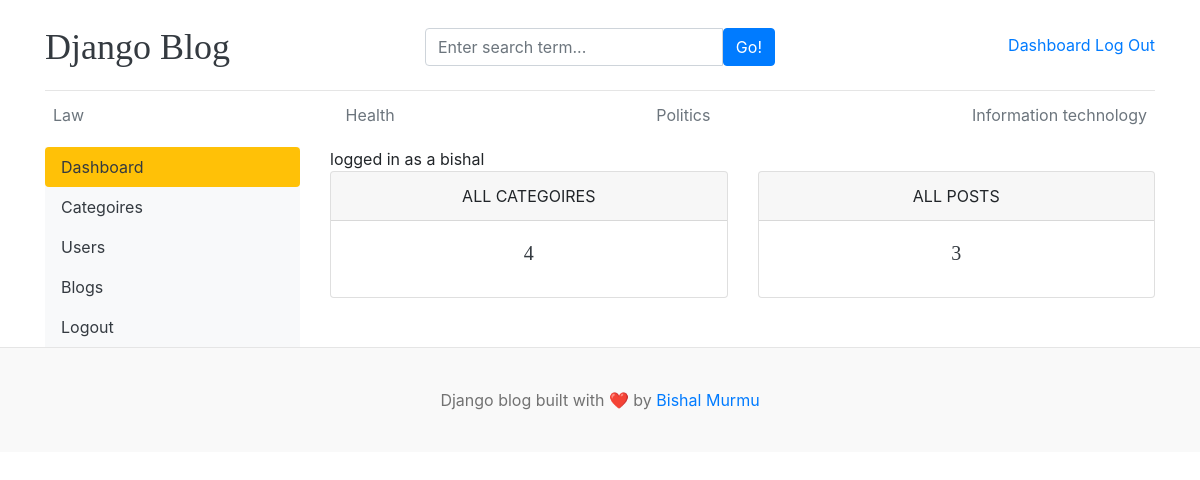
The page /dashboard/ (signed in) on the database its author committed.
### bapp/models.py (models this page shows, shortened)
class Category(models.Model):
    category_name=models.CharField(max_length=50);
    created_at=models.DateTimeField(auto_now_add=True)
    updated_at=models.DateTimeField(auto_now=True)
    class Meta:
        verbose_name_plural = "categories"

### dashboard/views.py (the view)
# urls.py: path('dashboard/',include('dashboard.urls')),
@login_required(login_url='login')
def dashboard(request):
    total_post=Blog.objects.all().count()
    total_category=Category.objects.all().count()
    context={
        'total_post':total_post,
        'total_category':total_category
    }
    return render(request,'dashboard/dashboard.html',context)

### bapp/context_processors.py (called while the page is built)
def get_category(request):
    category=Category.objects.all()
    return dict(category=category)

def get_platforms(request):
    platform=socail_platforms.objects.all()
    return dict(platform=platform)

def blog_post(request):
    all_post=Blog.objects.all()
    return dict(all_post=all_post)

### templates/dashboard/dashboard.html (shortened to what this page needs)
{% extends 'home/base.html' %}
{% block content %}
<div class='container'>
<div class='row'>
    {% include  'nav/inclde.html' %}
    <div class='col-md-9'>
        logged in as a {{user}}
        <div class='row'>
            <div class='col'>
                <div class='card border-default mb-3'>
                    <div class='card-header text-center text-uppercase font-weight'>
                       All Categoires
                    </div>
                    <div class='card-body text-dark'>
                        <h5 class='card-title text-center'>{{total_category}}</h5>
                    </div>
                </div>
            </div>
            <div class='col'>
                <div class='card border-default mb-3'>
                    <div class='card-header text-center text-uppercase font-weight'>
                       All Posts
                    </div>
                    <div class='card-body text-dark'>
                        <h5 class='card-title text-center'>{{total_post}}</h5>
                    </div>
                </div>
            </div>
        </div>
    </div>
</div>
</div>
{% endblock %}

### templates/home/base.html (shortened to what this page needs)
{% load static %}
<!DOCTYPE html>
<html lang="en">
<head>
    <link href="https://getbootstrap.com/docs/4.0/dist/css/bootstrap.min.css" rel="stylesheet">
    <link href="{% static 'css/blog.css' %}" rel="stylesheet">
    <link rel="stylesheet" href="https://cdnjs.cloudflare.com/ajax/libs/font-awesome/6.4.2/css/all.min.css" />
  </head>
<body>
    <div class="container">
        <header class="blog-header py-3">
          <div class="row flex-nowrap justify-content-between align-items-center responsive">
            <div class="col-4 pt-1">
              <a class="blog-header-logo text-dark" href="/">Django Blog</a>
            </div>
            <div class="col-4 pt-1 form">
            <form action="{% url 'search' %}" method="GET">
                <div class="input-group">
                    <input class="form-control" type="text" name='search' value="{{keyword}}" placeholder="Enter search term..." aria-label="Enter search term..." aria-describedby="button-search" />
                    <button class="btn btn-primary" id="button-search" type="submit">Go!</button>
                </div>
            </form>
            </div>
            <div class="col-4 d-flex justify-content-end align-items-center">
              {%if  not user.is_authenticated %}
              <a class="btn btn-sm btn-warning" href="{% url 'login' %}">Login</a> &nbsp;
              <a class="btn btn-sm btn-outline-secondary" href="{% url 'register' %}">Register</a>
            {% else %}
            <span><a href='{% url 'dashboard' %}'>Dashboard</a></span> &nbsp;
            <span> <a href="{% url 'logout' %}">Log Out</a></span>
            {% endif %}
            </div>
          </div>
        </header>
        <div class="nav-scroller py-1 mb-2">
            <nav class="nav d-flex justify-content-between">
              {% for item in category %}
              <a class="p-2 text-muted" href="{% url 'post_by_category' item.id %}">{{item.category_name}}</a>
              {% endfor %}
            </nav>
        </div>
    </div>
    {% block content %}
    {% endblock %}
    <footer class="blog-footer" style>
        <p>Django blog built with ❤️ by <a href="#">Bishal Murmu</a></p>
    </footer>
</body>
</html>

### static/css/blog.css (style rules this page uses)
.blog-header { border-bottom: 1px solid #e5e5e5; }
.blog-header-logo { font-family: "Playfair Display", Georgia, "Times New Roman", serif; font-size: 2.25rem; }
h1, h2, h3, h4, h5, h6 { font-family: "Playfair Display", Georgia, "Times New Roman", serif; }
.blog-footer { padding: 2.5rem 0; color: #727272; text-align: center; background-color: #f9f9f9; border-top: .05rem solid #e5e5e5; }
.blog-footer p:last-child { margin-bottom: 0; }

### rows shown on the page
Category: category_name "Law"
Category: category_name "Health"
Category: category_name "Politics"
Category: category_name "Information technology"

### other values the page prints
{{ user }} "bishal"
{{ total_category }} "4"
{{ total_post }} "3"
